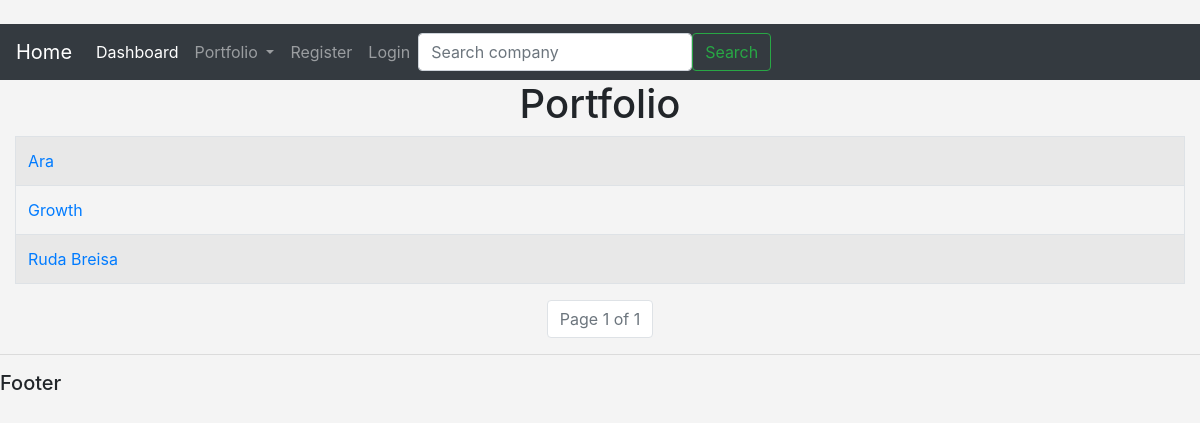
The app's page /list_portfolio?page=2, older data.
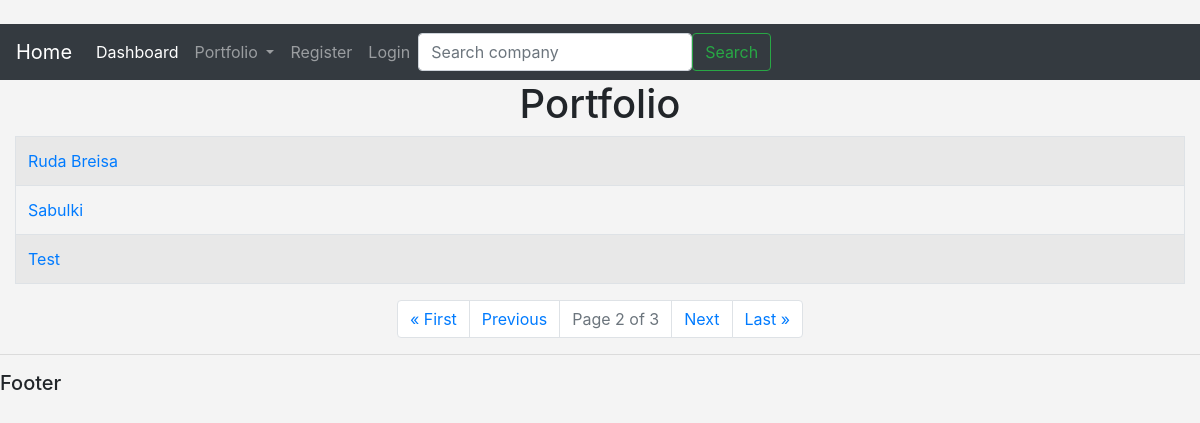
The same page, newer data.
### base/models.py (models this page shows)
class Portfolio(models.Model):
    name = models.CharField('name', max_length=60)
    company = models.ManyToManyField(Company, blank=True, null=True)
    user = models.IntegerField('portfolio user', blank=False, default=1)
    def __str__(self):
        return self.name

### base/views.py (the view)
# urls.py: path('list_portfolio', views.list_portfolio, name='list-portfolio'),
def list_portfolio(request):
    list_portfolio = Portfolio.objects.all().order_by('name')
    p = Paginator(list_portfolio, 3)
    page = request.GET.get('page')
    portfolios = p.get_page(page)
    return render(request, 'base/portfolio.html', {'show_portfolio': list_portfolio, 'portfolios': portfolios})

### base/templates/base/portfolio.html (shortened to what this page needs)
{% extends 'base/main.html' %}
{% block content %}
    <center>
    <h1>Portfolio</h1>
<table class="table table-striped table-hover table-bordered">
        {% for portfolio in portfolios %}
    <tr>
        <td>
            <a href="{% url 'show-portfolio' portfolio.id %}">{{ portfolio }}</a> <br>
        </td>
    </tr>
        {% endfor %}
</table>
    </center>
<nav aria-label="Page navigation example">
  <ul class="pagination justify-content-center">
{% if portfolios.has_previous %}
    <li class="page-item"><a class="page-link" href="?page=1">&laquo First</a></li>
    <li class="page-item"><a class="page-link" href="?page={{ portfolios.previous_page_number }}">Previous</a></li>
{% endif %}
<li class="page-item disabled"><a href="#" class="page-link">Page {{ portfolios.number }} of {{ portfolios.paginator.num_pages }}</a></li>
{% if portfolios.has_next %}
    <li class="page-item"><a class="page-link" href="?page={{ portfolios.next_page_number}}">Next</a></li>
    <li class="page-item"><a class="page-link" href="?page={{ portfolios.paginator.num_pages}}">Last &raquo</a></li>
{% endif %}
</ul>
</nav>
{% endblock content %}

Row changes from the older to the newer data that the page shows:
no longer on this page (row unchanged): Portfolio: name "Ara"
no longer on this page (row unchanged): Portfolio: name "Growth"
added Portfolio: name "Sabulki"
added Portfolio: name "Test"
Text that changed along with them:
{{ portfolios.number }}: "1" → "2"
{{ portfolios.paginator.num_pages }}: "1" → "3"
text now shown: "« First Previous Next Last »"
